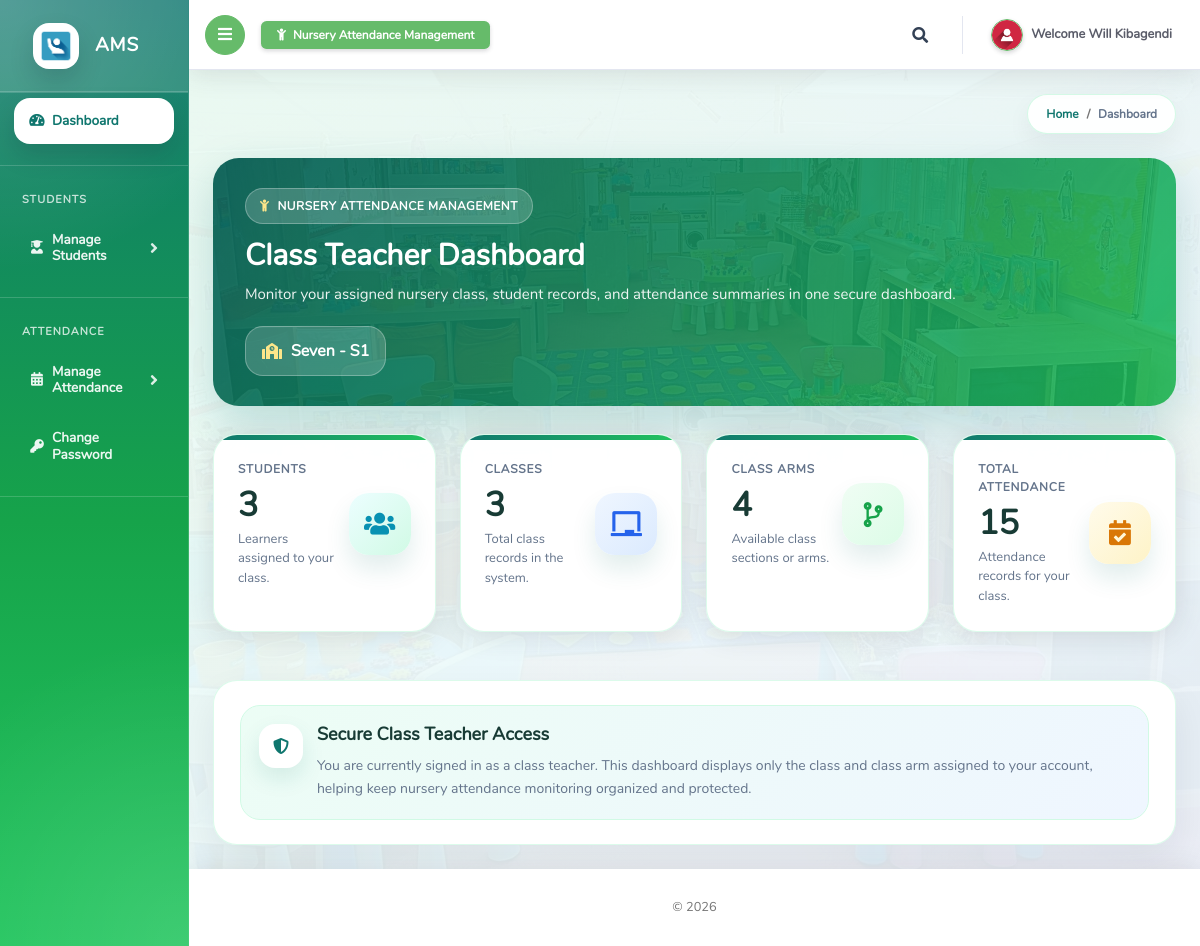
Page /ClassTeacher/index.php (signed in) on the committed database.
### tables this page shows
CREATE TABLE `tblclassteacher` (
  `Id` int(10) NOT NULL,
  `firstName` varchar(255) NOT NULL,
  `lastName` varchar(255) NOT NULL,
  `emailAddress` varchar(255) NOT NULL,
  `password` varchar(255) NOT NULL,
  `phoneNo` varchar(50) NOT NULL,
  `classId` varchar(10) NOT NULL,
  `classArmId` varchar(10) NOT NULL,
  `dateCreated` varchar(50) NOT NULL
);

CREATE TABLE `tblclassarms` (
  `Id` int(10) NOT NULL,
  `classId` varchar(10) NOT NULL,
  `classArmName` varchar(255) NOT NULL,
  `isAssigned` varchar(10) NOT NULL
);

CREATE TABLE `tblclass` (
  `Id` int(10) NOT NULL,
  `className` varchar(255) NOT NULL
);

### ClassTeacher/index.php (the view, shortened to what this page needs)
<?php
include '../Includes/dbcon.php';
function safeOutput($data)
{
    return htmlspecialchars((string)($data ?? ''), ENT_QUOTES, 'UTF-8');
}
$userId     = isset($_SESSION['userId']) ? (int)$_SESSION['userId'] : 0;
$classId    = isset($_SESSION['classId']) ? (int)$_SESSION['classId'] : 0;
$classArmId = isset($_SESSION['classArmId']) ? (int)$_SESSION['classArmId'] : 0;
$className = "Unknown Class";
$classArmName = "Unknown Arm";
$query = "SELECT c.className, ca.classArmName
          FROM tblclassteacher ct
          INNER JOIN tblclass c ON c.Id = ct.classId
          INNER JOIN tblclassarms ca ON ca.Id = ct.classArmId
          WHERE ct.Id = ?
          LIMIT 1";
$stmt = $conn->prepare($query);
if ($stmt) {
    $stmt->bind_param("i", $userId);
    if ($stmt->execute()) {
        $stmt->bind_result($dbClassName, $dbClassArmName);
        if ($stmt->fetch()) {
            $className = $dbClassName;
            $classArmName = $dbClassArmName;
        }
    } else {
        error_log("Class teacher info execute failed: " . $stmt->error);
    }
} else {
    error_log("Class teacher info prepare failed: " . $conn->error);
}
function countAllRecords($conn, $tableName)
{
    $allowedTables = [
        'tblclass',
        'tblclassarms'
    ];
    $query = "SELECT COUNT(*) AS total FROM $tableName";
    $result = $conn->query($query);
    $row = $result->fetch_assoc();
    return (int)$row['total'];
}
function countStudents($conn, $classId, $classArmId)
{
    $query = "SELECT COUNT(*) AS total
              FROM tblstudents
              WHERE classId = ? AND classArmId = ?";
    $stmt = $conn->prepare($query);
    $stmt->bind_param("ii", $classId, $classArmId);
    if (!$stmt->execute()) {
        error_log("Count students execute failed: " . $stmt->error);
        $stmt->close();
        return 0;
    }
    $stmt->bind_result($total);
    return (int)$total;
}
function countAttendance($conn, $classId, $classArmId)
{
    $query = "SELECT COUNT(*) AS total
              FROM tblattendance
              WHERE classId = ? AND classArmId = ?";
    $stmt = $conn->prepare($query);
    $stmt->bind_param("ii", $classId, $classArmId);
    if (!$stmt->execute()) {
        error_log("Count attendance execute failed: " . $stmt->error);
        $stmt->close();
        return 0;
    }
    $stmt->bind_result($total);
    return (int)$total;
}
$students      = countStudents($conn, $classId, $classArmId);
$class         = countAllRecords($conn, 'tblclass');
$classArms     = countAllRecords($conn, 'tblclassarms');
$totAttendance = countAttendance($conn, $classId, $classArmId);
?>
<!DOCTYPE html>
<html lang="en">
<head>
  <link href="../vendor/fontawesome-free/css/all.min.css" rel="stylesheet" type="text/css">
  <link href="../vendor/bootstrap/css/bootstrap.min.css" rel="stylesheet" type="text/css">
  <link href="css/ruang-admin.min.css" rel="stylesheet">
</head>
<body id="page-top">
  <div id="wrapper">
    <?php include "Includes/sidebar.php"; ?>
    <div id="content-wrapper" class="d-flex flex-column">
      <div id="content">
        <?php include "Includes/topbar.php"; ?>
        <div class="container-fluid" id="container-wrapper">
          <div class="d-sm-flex align-items-center justify-content-between mb-4">
            <ol class="breadcrumb custom-breadcrumb">
              <li class="breadcrumb-item"><a href="./">Home</a></li>
              <li class="breadcrumb-item active" aria-current="page">Dashboard</li>
            </ol>
          </div>
          <div class="dashboard-header-card">
            <div class="dashboard-header-content">
              <div class="dashboard-badge">
                <i class="fas fa-child"></i>
                Nursery Attendance Management
              </div>
              <h1 class="dashboard-title">
                Class Teacher Dashboard
              </h1>
              <p class="dashboard-subtitle">
                Monitor your assigned nursery class, student records, and attendance summaries in one secure dashboard.
              </p>
              <div class="class-pill">
                <i class="fas fa-school"></i>
                <?php echo safeOutput($className); ?>
                -
                <?php echo safeOutput($classArmName); ?>
              </div>
            </div>
          </div>
          <div class="row mb-3">
            <div class="col-xl-3 col-md-6 mb-4">
              <div class="card h-100 stat-card">
                <div class="card-body stat-card-body">
                  <div class="row no-gutters align-items-center">
                    <div class="col mr-2">
                      <div class="stat-label">
                        Students
                      </div>
                      <div class="stat-value">
                        <?php echo safeOutput($students); ?>
                      </div>
                      <p class="stat-desc">
                        Learners assigned to your class.
                      </p>
                    </div>
                    <div class="col-auto">
                      <div class="stat-icon icon-students">
                        <i class="fas fa-users"></i>
                      </div>
                    </div>
                  </div>
                </div>
              </div>
            </div>
            <div class="col-xl-3 col-md-6 mb-4">
              <div class="card h-100 stat-card">
                <div class="card-body stat-card-body">
                  <div class="row align-items-center">
                    <div class="col mr-2">
                      <div class="stat-label">
                        Classes
                      </div>
                      <div class="stat-value">
                        <?php echo safeOutput($class); ?>
                      </div>
                      <p class="stat-desc">
                        Total class records in the system.
                      </p>
                    </div>
                    <div class="col-auto">
                      <div class="stat-icon icon-classes">
                        <i class="fas fa-chalkboard"></i>
                      </div>
                    </div>
                  </div>
                </div>
              </div>
            </div>
            <div class="col-xl-3 col-md-6 mb-4">
              <div class="card h-100 stat-card">
                <div class="card-body stat-card-body">
                  <div class="row no-gutters align-items-center">
                    <div class="col mr-2">
                      <div class="stat-label">
                        Class Arms
                      </div>
                      <div class="stat-value">
                        <?php echo safeOutput($classArms); ?>
                      </div>
                      <p class="stat-desc">
                        Available class sections or arms.
                      </p>
                    </div>
                    <div class="col-auto">
                      <div class="stat-icon icon-arms">
                        <i class="fas fa-code-branch"></i>
                      </div>
                    </div>
                  </div>
                </div>
              </div>
            </div>
            <div class="col-xl-3 col-md-6 mb-4">
              <div class="card h-100 stat-card">
                <div class="card-body stat-card-body">
                  <div class="row no-gutters align-items-center">
                    <div class="col mr-2">
                      <div class="stat-label">
                        Total Attendance
                      </div>
                      <div class="stat-value">
                        <?php echo safeOutput($totAttendance); ?>
                      </div>
                      <p class="stat-desc">
                        Attendance records for your class.
                      </p>
                    </div>
                    <div class="col-auto">
                      <div class="stat-icon icon-attendance">
                        <i class="fas fa-calendar-check"></i>
                      </div>
                    </div>
                  </div>
                </div>
              </div>
            </div>
          </div>
          <div class="row">
            <div class="col-lg-12 mb-4">
              <div class="quick-panel">
                <div class="quick-panel-body">
                  <div class="teacher-note">
                    <div class="teacher-note-icon">
                      <i class="fas fa-shield-alt"></i>
                    </div>
                    <div>
                      <h5 class="quick-panel-title">
                        Secure Class Teacher Access
                      </h5>
                      <p class="quick-panel-text">
                        You are currently signed in as a class teacher. This dashboard displays only the class and class arm assigned to your account, helping keep nursery attendance monitoring organized and protected.
                      </p>
                    </div>
                  </div>
                </div>
              </div>
            </div>
          </div>
        </div>
      </div>
      <?php include 'Includes/footer.php'; ?>
    </div>
  </div>
</body>
</html>

### ClassTeacher/Includes/topbar.php (shortened to what this page needs)
<?php
  $query = "SELECT * FROM tblclassteacher WHERE Id = ".$_SESSION['userId']."";
  $rs = $conn->query($query);
  $rows = $rs->fetch_assoc();
  $fullName = $rows['firstName']." ".$rows['lastName'];
?>
<nav class="navbar navbar-expand navbar-light bg-white topbar mb-4 static-top shadow-sm border-bottom">
  <button id="sidebarToggleTop" class="btn btn-success rounded-circle mr-3 shadow-sm">
    <i class="fa fa-bars text-white"></i>
  </button>
  <div class="d-none d-md-flex align-items-center">
    <span class="badge badge-success px-3 py-2 shadow-sm">
      <i class="fas fa-child mr-1"></i>
      Nursery Attendance Management
    </span>
  </div>
  <ul class="navbar-nav ml-auto">
    <li class="nav-item dropdown no-arrow mx-1">
      <a class="nav-link dropdown-toggle text-success" href="#" id="searchDropdown" role="button" data-toggle="dropdown"
        aria-haspopup="true" aria-expanded="false">
        <i class="fas fa-search fa-fw"></i>
      </a>
    </li>
    <li class="nav-item dropdown no-arrow">
      <a class="nav-link dropdown-toggle" href="#" id="userDropdown" role="button" data-toggle="dropdown"
        aria-haspopup="true" aria-expanded="false">
        <img class="img-profile rounded-circle border border-success shadow-sm" src="img/user-icn.png" style="max-width: 60px">
        <span class="ml-2 d-none d-lg-inline text-gray-800 small">
          <b>Welcome <?php echo $fullName;?></b>
        </span>
      </a>
    </li>
  </ul>
</nav>

### rows in the picture
tblclassteacher: fullName "Will Kibagendi"
tblclassarms: classId.className "Seven", classArmName "S1"

### other values in the picture
safeOutput($students) "3"
safeOutput($class) "3"
safeOutput($classArms) "4"
safeOutput($totAttendance) "15"
